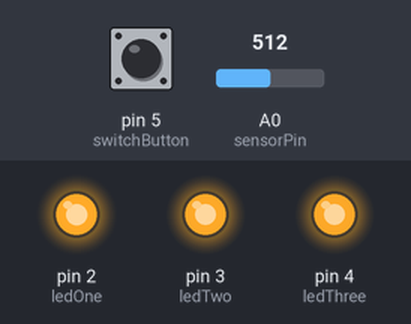
Bench run of a sketch on a simulated Arduino Uno, built with avr-gcc and run on an emulated ATmega328P. Shown: output pins drawn as LEDs (lit = HIGH). The test bench sets the inputs (shaded band); at power-on: A0 (sensorPin) = 512, pin 5 (switchButton) LOW.

Above: at 1.2 s.
1.3 s: A0 (sensorPin) set to 164
2.8 s: A0 (sensorPin) set to 155
At 3.6 s:
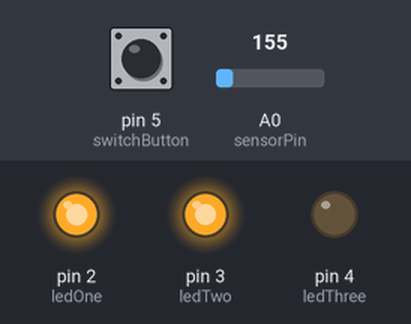
4.3 s: A0 (sensorPin) set to 122
At 5.4 s:
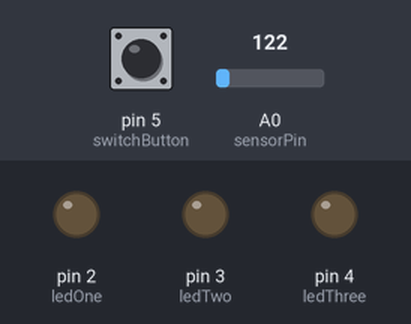
5.8 s: A0 (sensorPin) set to 306
At 7.0 s:
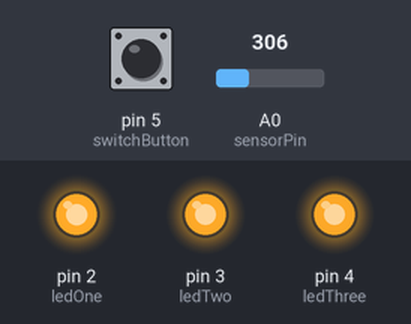
7.3 s: pin 5 (switchButton) pulled HIGH for 0.15 s
At 8.6 s:
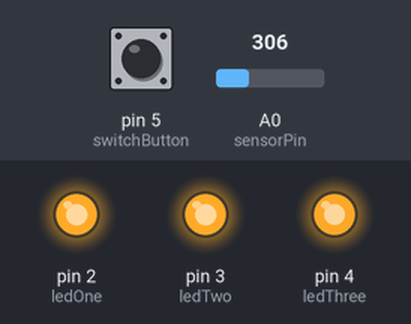
8.9 s: A0 (sensorPin) set to 16
At 9.3 s:
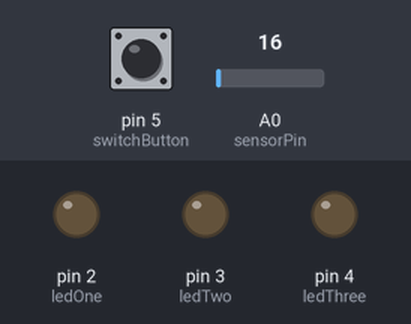
Timing chart, 0 to 11.4 s (numbered marks = the images above; inputs shaded):
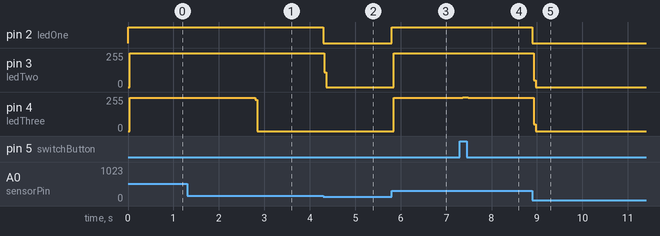

The sketch:

project.ino
```cpp
/* Love-o-Meter */

const int sensorPin = A0;
const int ledOne = 2;
const int ledTwo = 3;
const int ledThree = 4;

const int switchButton = 5;
int deviceStatus = 0;
int clickCounter = 0;

const float baselineTemp = 22.0;

void setup() {
  Serial.begin(9600);
  pinMode(ledOne, OUTPUT);
  pinMode(ledTwo, OUTPUT);
  pinMode(ledThree, OUTPUT);
  pinMode(switchButton, INPUT);
}

void loop() {
  int sensorVal = analogRead(sensorPin);
  float voltage = (sensorVal/1024.0) * 5.0;
  float temperature = (voltage - .5) * 100;

  if (!diagnosticsCheck()) {
    loveMeterLed(temperature);
  } else {
    printTemperature(sensorVal, voltage, temperature);
    debugLed(20.0);
    debugLed(23.0);
    debugLed(25.0);
    debugLed(28.0);
  }

  delay(1);
}

void loveMeterLed(float temperature) {
  if (temperature <= 22.0) {
    digitalWrite(ledOne, LOW);
    digitalWrite(ledTwo, LOW);
    digitalWrite(ledThree, LOW);
  }

  if (temperature > 22.0) {
    digitalWrite(ledOne, HIGH);
    digitalWrite(ledTwo, LOW);
    digitalWrite(ledThree, LOW);
  }

  if (temperature > 24.0) {
    digitalWrite(ledOne, HIGH);
    digitalWrite(ledTwo, HIGH);
    digitalWrite(ledThree, LOW);
  }

  if (temperature > 26.0) {
    digitalWrite(ledOne, HIGH);
    digitalWrite(ledTwo, HIGH);
    digitalWrite(ledThree, HIGH);
  }
}

void printTemperature(int sensorVal, float voltage, float temperature) {
  Serial.print("Sensor value: ");
  Serial.print(sensorVal);
  Serial.print(", Voltage: ");
  Serial.print(voltage);
  Serial.print(", Temperature: ");
  Serial.print(temperature);
  Serial.println(" C");
}

void debugLed(float temperature) {
  loveMeterLed(temperature);
  delay(50);
}

boolean diagnosticsCheck() {
  int buttonValue = digitalRead(switchButton);

  if (buttonValue == 1) {
    clickCounter += 1;

    while(digitalRead(switchButton) == 1) {
      delay(1);
    }
  }

  if (clickCounter > 4) {
    deviceStatus = !deviceStatus;
    clickCounter = 0;
  }

  return deviceStatus;
}
```

Measured:
- the behaviour switches between 156 and 155 on A0 (sensorPin) (found by bisection; images 0 and 1)
- after the input at 1.3 s, every drawn part: stays the same
- after the input at 2.8 s, pin 4 (ledThree): 249/255 → 0/255 at once
- after the input at 4.3 s, pin 2 (ledOne): HIGH → LOW at once; pin 3 (ledTwo): 252/255 → 0/255 at once
- after the input at 5.8 s, pin 2 (ledOne): LOW → HIGH at once; pin 3 (ledTwo): 0/255 → 252/255 at once; pin 4 (ledThree): 0/255 → 249/255 at once
- after the input at 7.3 s, pin 3 (ledTwo): 252/255 → 255/255 after 0.06 s; pin 4 (ledThree): 249/255 → 255/255 after 0.06 s, → 249/255 0.13 s later
- after the input at 8.9 s, pin 2 (ledOne): HIGH → LOW at once; pin 3 (ledTwo): 255/255 → 0/255 at once; pin 4 (ledThree): 249/255 → 0/255 at once
